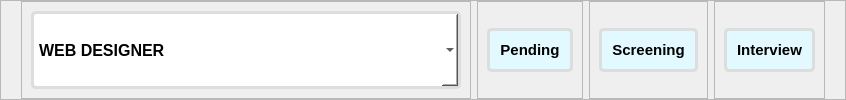
                  <widget class="QFrame" name="status">
                   <property name="minimumSize">
                    <size>
                     <width>0</width>
                     <height>70</height>
                    </size>
                   </property>
                   <property name="frameShape">
                    <enum>QFrame::StyledPanel</enum>
                   </property>
                   <property name="frameShadow">
                    <enum>QFrame::Raised</enum>
                   </property>
                   <layout class="QHBoxLayout" name="horizontalLayout">
                    <property name="leftMargin">
                     <number>20</number>
                    </property>
                    <property name="topMargin">
                     <number>0</number>
                    </property>
                    <property name="rightMargin">
                     <number>20</number>
                    </property>
                    <property name="bottomMargin">
                     <number>0</number>
                    </property>
                    <item alignment="Qt::AlignLeft">
                     <widget class="QFrame" name="positiondroplist">
                      <property name="minimumSize">
                       <size>
                        <width>450</width>
                        <height>0</height>
                       </size>
                      </property>
                      <property name="frameShape">
                       <enum>QFrame::StyledPanel</enum>
                      </property>
                      <property name="frameShadow">
                       <enum>QFrame::Raised</enum>
                      </property>
                      <layout class="QVBoxLayout" name="verticalLayout_31">
                       <item>
                        <widget class="QComboBox" name="comboBox">
                         <property name="sizePolicy">
                          <sizepolicy hsizetype="Expanding" vsizetype="Expanding">
                           <horstretch>0</horstretch>
                           <verstretch>0</verstretch>
                          </sizepolicy>
                         </property>
                         <property name="font">
                          <font>
                           <family>Arial</family>
                           <pointsize>12</pointsize>
                           <weight>75</weight>
                           <bold>true</bold>
                          </font>
                         </property>
                         <property name="styleSheet">
                          <string notr="true">*{
background-color: white;
 border: 3px solid rgb(221, 221, 221);
border-radius:5px;
padding: 5px;
}</string>
                         </property>
                         <property name="frame">
                          <bool>false</bool>
                         </property>
                         <item>
                          <property name="text">
                           <string>WEB DESIGNER</string>
                          </property>
                         </item>
                         <item>
                          <property name="text">
                           <string>DOCUMENT AND DATA SPECIALIST I </string>
                          </property>
                         </item>
                         <item>
                          <property name="text">
                           <string>IT TECHNICIAN</string>
                          </property>
                         </item>
                        </widget>
                       </item>
                      </layout>
                     </widget>
                    </item>
                    <item>
                     <widget class="QFrame" name="frame_27">
                      <property name="frameShape">
                       <enum>QFrame::StyledPanel</enum>
                      </property>
                      <property name="frameShadow">
                       <enum>QFrame::Raised</enum>
                      </property>
                      <layout class="QGridLayout" name="gridLayout_14">
                       <item row="0" column="0">
                        <widget class="QPushButton" name="pending">
                         <property name="font">
                          <font>
                           <family>Arial</family>
                           <pointsize>11</pointsize>
                           <weight>75</weight>
                           <bold>true</bold>
                          </font>
                         </property>
                         <property name="styleSheet">
                          <string notr="true">QPushButton {
            border: none; 
            border-radius: 5px; 
            padding: 10px; 
			background-color: rgb(226, 249, 255);
			border: 3px solid rgb(220, 221, 221);
        }
        QPushButton:pressed {
            background-color: white;
        }
</string>
                         </property>
                         <property name="text">
                          <string>Pending</string>
                         </property>
                         <property name="flat">
                          <bool>true</bool>
                         </property>
                        </widget>
                       </item>
                      </layout>
                     </widget>
                    </item>
                    <item>
                     <widget class="QFrame" name="frame_28">
                      <property name="frameShape">
                       <enum>QFrame::StyledPanel</enum>
                      </property>
                      <property name="frameShadow">
                       <enum>QFrame::Raised</enum>
                      </property>
                      <layout class="QGridLayout" name="gridLayout_15">
                       <item row="0" column="0">
                        <widget class="QPushButton" name="screening">
                         <property name="font">
                          <font>
                           <family>Arial</family>
                           <pointsize>11</pointsize>
                           <weight>75</weight>
                           <bold>true</bold>
                          </font>
                         </property>
                         <property name="styleSheet">
                          <string notr="true">QPushButton {
            border: none; 
            border-radius: 5px; 
            padding: 10px; 
			background-color: rgb(226, 249, 255);
			border: 3px solid rgb(220, 221, 221);
        }
        QPushButton:pressed {
            background-color: white;
        }
</string>
                         </property>
                         <property name="text">
                          <string>Screening</string>
                         </property>
                         <property name="flat">
                          <bool>true</bool>
                         </property>
                        </widget>
                       </item>
                      </layout>
                     </widget>
                    </item>
                    <item>
                     <widget class="QFrame" name="frame_29">
                      <property name="frameShape">
                       <enum>QFrame::StyledPanel</enum>
                      </property>
                      <property name="frameShadow">
                       <enum>QFrame::Raised</enum>
                      </property>
                      <layout class="QGridLayout" name="gridLayout_16">
                       <item row="0" column="0">
                        <widget class="QPushButton" name="interview">
                         <property name="font">
                          <font>
                           <family>Arial</family>
                           <pointsize>11</pointsize>
                           <weight>75</weight>
                           <bold>true</bold>
                          </font>
                         </property>
                         <property name="styleSheet">
                          <string notr="true">QPushButton {
            border: none; 
            border-radius: 5px; 
            padding: 10px; 
			background-color: rgb(226, 249, 255);
			border: 3px solid rgb(220, 221, 221);
        }
        QPushButton:pressed {
            background-color: white;
        }
</string>
                         </property>
                         <property name="text">
                          <string>Interview</string>
                         </property>
                         <property name="flat">
                          <bool>true</bool>
                         </property>
                        </widget>
                       </item>
                      </layout>
                     </widget>
                    </item>
                   </layout>
                  </widget>
